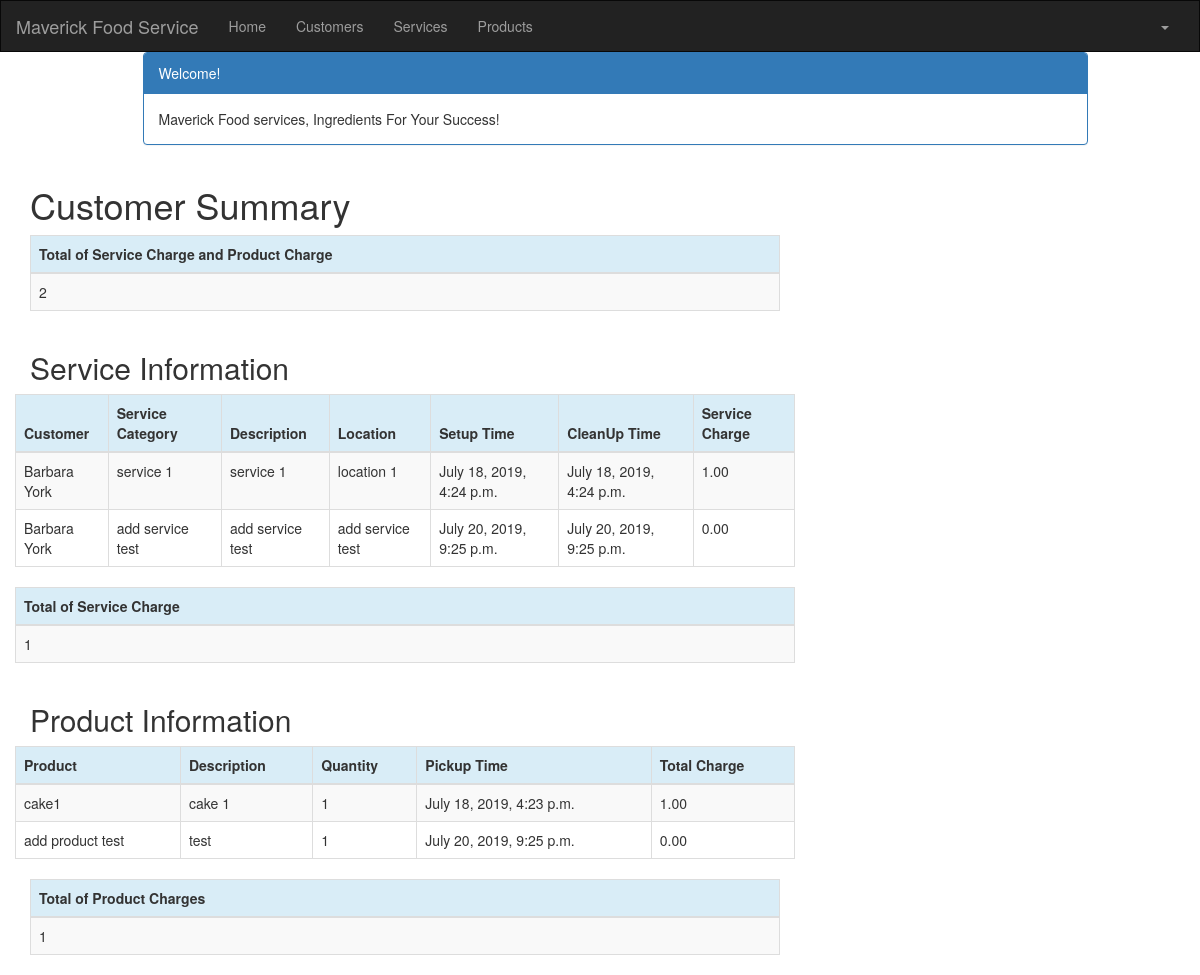
The page /customer/1/summary/ (signed in) on the database its author committed.
### crm/models.py (models this page shows, shortened)
class Service(models.Model):
    cust_name = models.ForeignKey(Customer, on_delete=models.CASCADE, related_name='services')
    service_category = models.CharField(max_length=100)
    description = models.TextField()
    location = models.CharField(max_length=200)
    setup_time = models.DateTimeField(
        default=timezone.now)
    cleanup_time = models.DateTimeField(
        default=timezone.now)
    service_charge = models.DecimalField(max_digits=10, decimal_places=2)
    created_date = models.DateTimeField(
        default=timezone.now)
    updated_date = models.DateTimeField(auto_now_add=True)

class Customer(models.Model):
    cust_name = models.CharField(max_length=50)
    organization = models.CharField(max_length=100, blank=True)
    role = models.CharField(max_length=100)
    email = models.EmailField(max_length=100)
    bldgroom = models.CharField(max_length=100)
    address = models.CharField(max_length=200)
    account_number = models.IntegerField(blank=False, null=False)
    city = models.CharField(max_length=50)
    state = models.CharField(max_length=50)
    zipcode = models.CharField(max_length=10)
    phone_number = models.CharField(max_length=50)
    created_date = models.DateTimeField(
        default=timezone.now)
    updated_date = models.DateTimeField(auto_now_add=True)
    def __str__(self):
        return str(self.cust_name)

class Product(models.Model):
    cust_name = models.ForeignKey(Customer, on_delete=models.CASCADE, related_name='products')
    product = models.CharField(max_length=100)
    p_description = models.TextField()
    quantity = models.IntegerField()
    pickup_time = models.DateTimeField(
        default=timezone.now)
    charge = models.DecimalField(max_digits=10, decimal_places=2)
    created_date = models.DateTimeField(
        default=timezone.now)
    updated_date = models.DateTimeField(auto_now_add=True)

### crm/views.py (the view)
# urls.py: path('customer/<int:pk>/summary/', views.summary, name='summary'),
@login_required
def summary(request, pk):
    customer = get_object_or_404(Customer, pk=pk)
    customers = Customer.objects.filter(created_date__lte=timezone.now())
    services = Service.objects.filter(cust_name=pk)
    products = Product.objects.filter(cust_name=pk)
    sum_service_charge = Service.objects.filter(cust_name=pk).aggregate(Sum('service_charge'))
    sum_product_charge = Product.objects.filter(cust_name=pk).aggregate(Sum('charge'))
    return render(request, 'crm/summary.html', {'customers': customers,
                                                    'products': products,
                                                    'services': services,
                                                    'sum_service_charge': sum_service_charge,
                                                    'sum_product_charge': sum_product_charge,})

### crm/templates/crm/summary.html (shortened to what this page needs)
<!DOCTYPE html>
{% extends 'crm/base.html' %}
{% block content %}
{% load mathfilters %}
{% load humanize %}
<html lang="en">
<head>
</head>
<div>
<div class="container">
    <div class="row">
        <div class="col-md-10 col-md-offset-1">
            <div class="panel panel-primary">
                <div class="panel-heading">Welcome!</div>
                <div class="panel-body">
                    Maverick Food services, Ingredients For Your Success!
                </div>
            </div>
        </div>
    </div>
</div>
<div class="row">
    <h1 style="padding-left: 15Px">Customer Summary</h1>
</div>
 </div>
        <table class="table table-striped table-bordered table-hover">
        <thead>
            <tr class="bg-info">
                <th>Total of Service Charge and Product Charge</th>
            </tr>
        </thead>
        <tbody>
            <tr>
                <td>{{ sum_product_charge.charge__sum|addition:sum_service_charge.service_charge__sum }}</td>
            </tr>
        </tbody>
        </table>
<div class="row">
        <h2 style="padding-left: 15Px">Service Information</h2>
    </div>
    <div class="row">
        <table class="table table-striped table-bordered table-hover">
            <thead>
            <tr class="bg-info">
                <th>Customer</th>
                <th>Service Category</th>
                <th>Description</th>
                <th>Location</th>
                <th>Setup Time</th>
                <th>CleanUp Time</th>
                <th>Service Charge</th>
            </tr>
            </thead>
            <tbody>
            {% for service in services %}
                <tr>
                    <td>{{ service.cust_name }}</td>
                    <td>{{ service.service_category  }}</td>
                    <td>{{ service.description }}</td>
                    <td>{{ service.location }}</td>
                    <td>{{ service.setup_time  }}</td>
                    <td>{{ service.cleanup_time}}</td>
                    <td>{{ service.service_charge }}</td>
                </tr>
            {% endfor %}
            </tbody>
        </table>
        <table class="table table-striped table-bordered table-hover">
        <thead>
            <tr class="bg-info">
                <th>Total of Service Charge</th>
            </tr>
        </thead>
        <tbody>
            <tr>
                <td>{{ sum_service_charge.service_charge__sum|intcomma }}</td>
            </tr>
        </tbody>
    </table>
    </div>
    <div class="row">
        <h2 style="padding-left: 15Px">Product Information</h2>
    </div>
    <div class="row">
        <table class="table table-striped table-bordered table-hover">
            <thead>
            <tr class="bg-info">
                <th>Product</th>
                <th>Description</th>
                <th>Quantity</th>
                <th>Pickup Time</th>
                <th>Total Charge</th>
            </tr>
            </thead>
            <tbody>
            {% for product in products %}
                <tr>
                    <td>{{ product.product }}</td>
                    <td>{{ product.p_description }}</td>
                    <td>{{ product.quantity|intcomma }}</td>
                    <td>{{ product.pickup_time }}</td>
                    <td>{{ product.charge|intcomma }}</td>
                </tr>
            {% endfor %}
            </tbody>
        </table>
    </div>
        <table class="table table-striped table-bordered table-hover">
        <thead>
            <tr class="bg-info">
                <th>Total of Product Charges</th>
            </tr>
        </thead>
        <tbody>
            <tr>
                <td>{{ sum_product_charge.charge__sum|intcomma }}</td>
            </tr>
        </tbody>
    </table>
</div>
{% endblock %}

### rows shown on the page
Service: cust_name "Barbara York", service_category "service 1", description "service 1", location "location 1", setup_time "July 18, 2019, 4:24 p.m.", cleanup_time "July 18, 2019, 4:24 p.m.", service_charge "1.00"
Service: cust_name "Barbara York", service_category "add service test", description "add service test", location "add service test", setup_time "July 20, 2019, 9:25 p.m.", cleanup_time "July 20, 2019, 9:25 p.m.", service_charge "0.00"
Product: product "cake1", p_description "cake 1", quantity "1", pickup_time "July 18, 2019, 4:23 p.m.", charge "1.00"
Product: product "add product test", p_description "test", quantity "1", pickup_time "July 20, 2019, 9:25 p.m.", charge "0.00"

### other values the page prints
{{ sum_service_charge.service_charge__sum|intcomma }} "1"
{{ sum_product_charge.charge__sum|intcomma }} "1"
